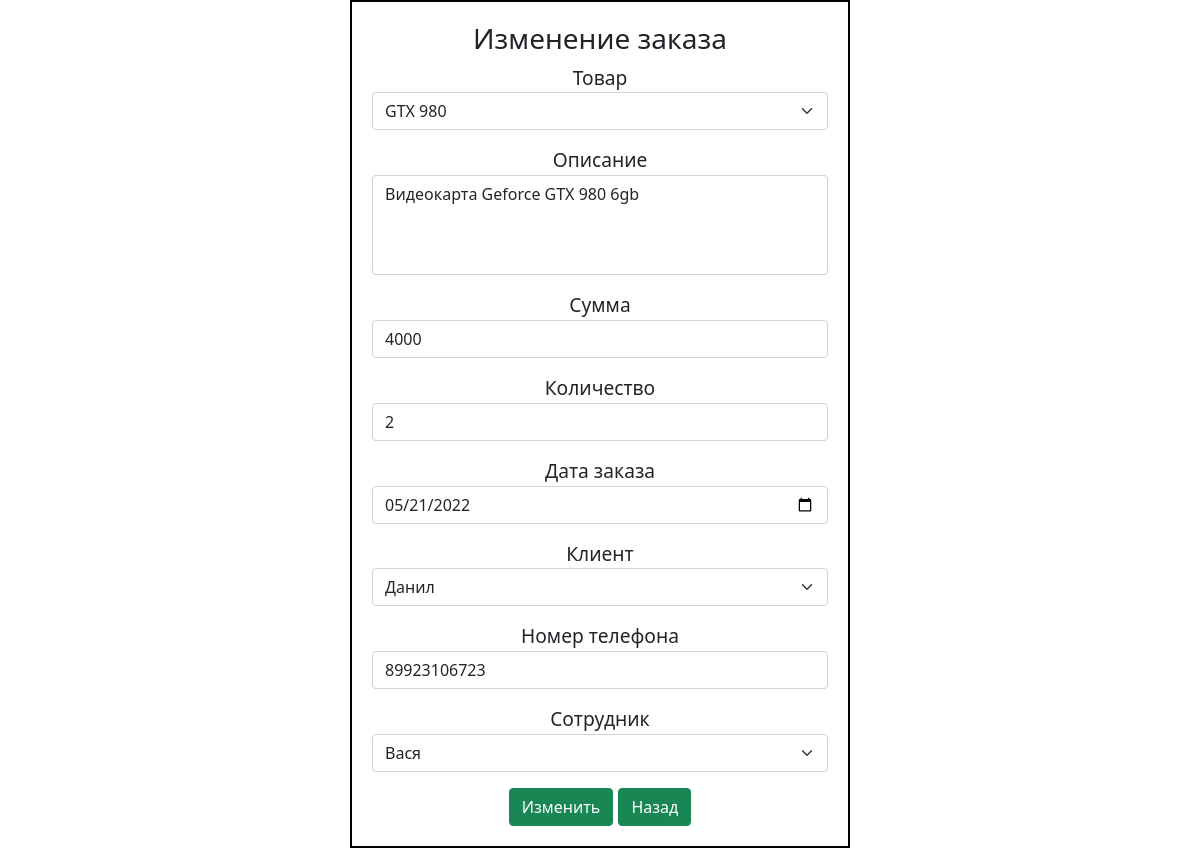
Page /update_orders.php?id=35 on the committed database.
### tables this page shows
CREATE TABLE `orders` (
  `id` int(11) NOT NULL,
  `id_product` int(11) DEFAULT NULL,
  `description` text,
  `summ` int(11) DEFAULT NULL,
  `col` int(11) DEFAULT NULL,
  `date_order` date DEFAULT NULL,
  `id_client` int(11) DEFAULT NULL,
  `phone_number` bigint(15) DEFAULT NULL,
  `id_employee` int(11) DEFAULT NULL
);

CREATE TABLE `products` (
  `id` int(11) NOT NULL,
  `name` varchar(255) DEFAULT NULL,
  `price` bigint(11) DEFAULT NULL,
  `col` int(11) DEFAULT NULL,
  `description` text,
  `id_product_group` int(11) DEFAULT NULL
);

### update_orders.php (the view, shortened to what this page needs)
<?php
    require_once 'config/connect.php';
    $order_id = $_GET['id'];
    $order = mysqli_query($connect, "SELECT orders.id, products.name as product_name, products.description, summ, orders.col, date_order, clients.name as client_name, orders.phone_number, employees.full_name From orders, products, clients, employees WHERE orders.id_product = products.id and orders.id_client = clients.id and orders.id_employee = employees.id and orders.id = '$order_id'");
    $employee =  mysqli_query($connect, "SELECT id, full_name From employees");
    $client =  mysqli_query($connect, "SELECT id, name From clients");
    $products =  mysqli_query($connect, "SELECT id, name From products");
    $order = mysqli_fetch_assoc($order);
    $employee = mysqli_fetch_all($employee);
    $client = mysqli_fetch_all($client);
    $products = mysqli_fetch_all($products);
?>
<!doctype html>
<html lang="en">
<head>
    <link rel="stylesheet" type="text/css" href="https://cdn.jsdelivr.net/npm/bootstrap@5.1.3/dist/css/bootstrap.min.css">
</head>
<body>
    <div class="space space3">
        <h3>Изменение заказа</h3>
        <form action="vendor/update_orders.php" method="post">
            <big><p>Товар
                    <select class="form-select" name="product" id="country">
                      <?php
                         foreach($products as $val){
                            if ($order['product_name'] == $val[1])
                            {
                                echo '<option value='. $val[0] .' ' . selected . ' >'. $val[1] .'</option>';
                            }
                            else
                            {
                                echo '<option value='. $val[0] .' ' . ' >'. $val[1] .'</option>';
                            }
                         }
                       ?>
                    </select></p>
            <p>Описание
            <textarea class="form-control textarea" name="description"><?= $order['description'] ?></textarea></p>
            <p>Сумма
            <input class="form-control" type="number" name="summ" value="<?= $order['summ'] ?>"></p>
            <p>Количество
            <input class="form-control" type="number" name="col" value="<?= $order['col'] ?>"></p>
            <p>Дата заказа
            <input class="form-control" type="date" name="date_order" value="<?= $order['date_order'] ?>"></p>
            <p>Клиент
            <select class="form-select" name="client" id="country">
                      <?php
                         foreach($client as $val){
                            if ($order['client_name'] == $val[1])
                            {
                                echo '<option value='. $val[0] .' ' . selected . ' >'. $val[1] .'</option>';
                            }
                            else
                            {
                                echo '<option value='. $val[0] .' ' . ' >'. $val[1] .'</option>';
                            }
                         }
                       ?>
                    </select></p>
            <p>Номер телефона
            <input class="form-control" type="number" name="phone_number" value="<?= $order['phone_number'] ?>"></p>
            <p>Сотрудник
            <select class="form-select" name="employee" id="country">
                      <?php
                         foreach($employee as $val){
                            if ($order['full_name'] == $val[1])
                            {
                                echo '<option value='. $val[0] .' ' . selected . ' >'. $val[1] .'</option>';
                            }
                            else
                            {
                                echo '<option value='. $val[0] .' ' . ' >'. $val[1] .'</option>';
                            }
                         }
                       ?>
                    </select></p>
            <button class="btn btn-success" type="submit">Изменить</button>
            <button class="btn btn-success" type="button" onclick="window.history.back()">Назад</button>
        </form>
    </div>
</body>
</html>

### update_orders.php (style rules this page uses)
.space { padding: 20px; background: white; border: 2px solid black; margin-left: 10px; width: 400px; text-align: center; text-size: 20px }
.space3 { margin: 0 auto; width: 500px; }
.textarea { resize: none; height: 100px; }

### rows in the picture
orders: description "Видеокарта Geforce GTX 980 6gb", summ "4000", col "2", date_order "05/21/2022", phone_number "89923106723"

### other values in the picture
form field product "GTX 980"
form field client "Данил"
form field employee "Вася"
